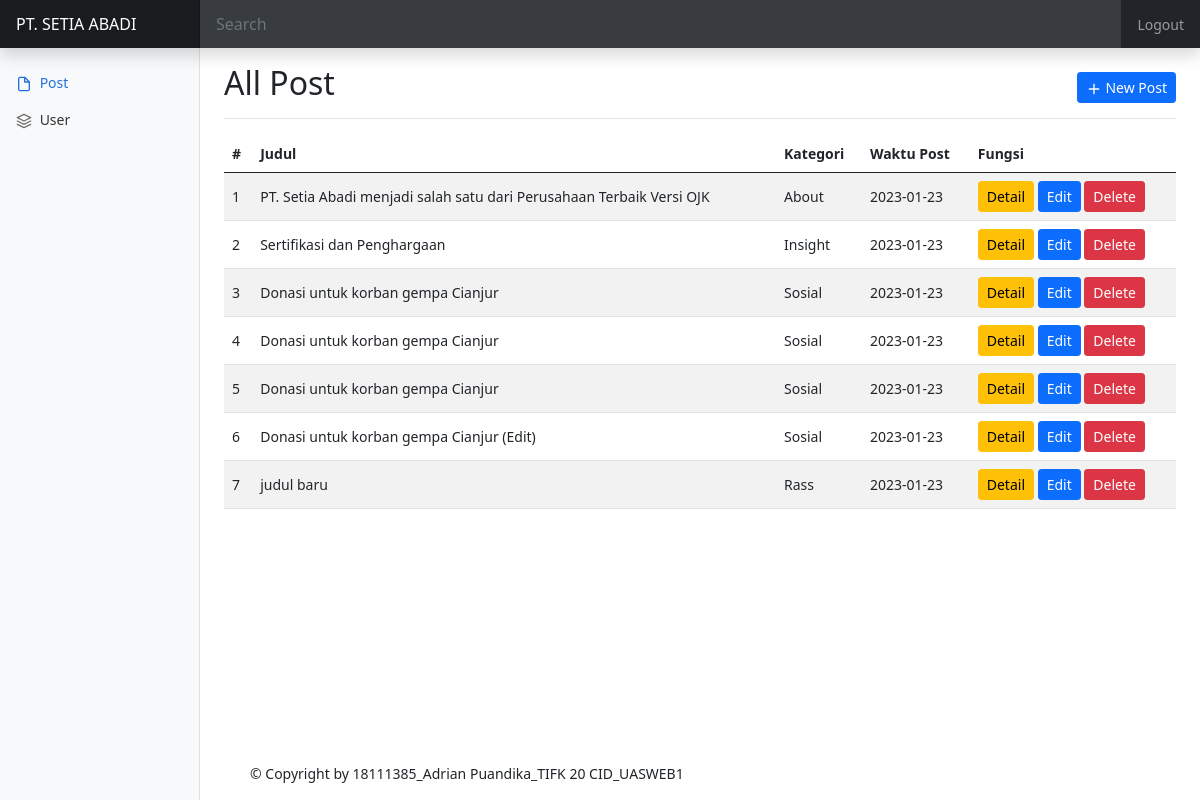
Screenshot of /page/admin.php (signed in) with the database file from the repository.
### tables this page shows
CREATE TABLE `post` (
  `id` bigint(20) NOT NULL,
  `user_id` bigint(20) NOT NULL,
  `judul` varchar(100) DEFAULT NULL,
  `konten` text DEFAULT NULL,
  `kategori` varchar(100) DEFAULT NULL,
  `created_at` date DEFAULT NULL
);

### page/admin.php (the view, shortened to what this page needs)
<?php require_once 'session.php'; require_once 'koneksi.php'; ?>
<!doctype html>
<html lang="en">
  <head>
    <link href="../css/bootstrap2.min.css" rel="stylesheet">
    <link href="../css/dashboard.css" rel="stylesheet">
  </head>
  <body>
<header class="navbar navbar-dark sticky-top bg-dark flex-md-nowrap p-0 shadow">
  <a class="navbar-brand col-md-3 col-lg-2 me-0 px-3" href="#">PT. SETIA ABADI</a>
  <input class="form-control form-control-dark w-100" type="text" placeholder="Search" aria-label="Search">
  <div class="navbar-nav">
    <div class="nav-item text-nowrap">
      <a class="nav-link px-3" href="logout.php">Logout</a>
    </div>
  </div>
</header>
<div class="container-fluid">
  <div class="row">
    <nav id="sidebarMenu" class="col-md-3 col-lg-2 d-md-block bg-light sidebar collapse">
      <div class="position-sticky pt-3">
        <ul class="nav flex-column">
          <li class="nav-item">
            <a class="nav-link active" href="admin.php">
              <span data-feather="file"></span>
              Post
            </a>
          </li>
          <li class="nav-item">
            <a class="nav-link" href="user.php">
              <span data-feather="layers"></span>
              User
            </a>
          </li>
        </ul>
      </div>
    </nav>
    <main class="col-md-9 ms-sm-auto col-lg-10 px-md-4">
      <div class="d-flex justify-content-between flex-wrap flex-md-nowrap align-items-center pt-3 pb-2 mb-3 border-bottom">
        <h1 class="h2">All Post</h1>
        <a class="btn btn-sm btn-primary" href="new.php">
              <span data-feather="plus"></span>
              New Post
        </a>
      </div>
      <div class="table-responsive">
        <table class="table table-striped">
          <thead>
            <tr>
              <th scope="col">#</th>
              <th scope="col">Judul</th>
              <th scope="col">Kategori</th>
              <th scope="col">Waktu Post</th>
              <th scope="col">Fungsi</th>
            </tr>
          </thead>
          <tbody>
          <?php
          $query = "SELECT * FROM post WHERE user_id=:user_id";
          $statement = $connect->prepare($query);
          $statement->execute(
              array(
                  'user_id'     =>     $_SESSION['user_id']
              )
          );
          $i = 1;
          while ($row = $statement->fetch(PDO::FETCH_ASSOC))
          {
          ?>
              <tr>
                  <td style="vertical-align: middle;"><?=$i?></td>
                  <td style="vertical-align: middle;"><?=$row['judul']?></td>
                  <td style="vertical-align: middle;"><?=$row['kategori']?></td>
                  <td style="vertical-align: middle;"><?=$row['created_at']?></td>
                  <td style="vertical-align: middle;">
                      <a class="btn btn-sm btn-warning" href="detail.php?id=<?=$row['id']?>">Detail</a>
                      <a class="btn btn-sm btn-primary" href="edit.php?id=<?=$row['id']?>">Edit</a>
                      <a onclick="return confirm('Yakin akan menghapus data?')" class="btn btn-sm btn-danger" href="delete_post.php?id=<?=$row['id']?>">Delete</a>
                  </td>
              </tr>
          <?php
              $i++;
          }
          ?>
          </tbody>
        </table>
      </div>
      <br><br><br>
      <footer class="blog-footer" style="position: absolute;bottom: 0; left: 250px;">
      <p>&copy; Copyright by 18111385_Adrian Puandika_TIFK 20 CID_UASWEB1</p>
    </footer>
    </main>
  </div>
</div>
  </body>
</html>

### css/dashboard.css (style rules this page uses)
body { font-size: .875rem; }
.feather { width: 16px; height: 16px; vertical-align: text-bottom; }
.sidebar { position: fixed; top: 0; bottom: 0; left: 0; z-index: 100; padding: 48px 0 0; box-shadow: inset -1px 0 0 rgba(0, 0, 0, .1); }
.sidebar .nav-link { font-weight: 500; color: #333; }
.sidebar .nav-link .feather { margin-right: 4px; color: #727272; }
.sidebar .nav-link.active { color: #2470dc; }
.sidebar .nav-link:hover .feather, .sidebar .nav-link.active .feather { color: inherit; }
.navbar-brand { padding-top: .75rem; padding-bottom: .75rem; font-size: 1rem; background-color: rgba(0, 0, 0, .25); box-shadow: inset -1px 0 0 rgba(0, 0, 0, .25); }
.navbar .form-control { padding: .75rem 1rem; border-width: 0; border-radius: 0; }
.form-control-dark { color: #fff; background-color: rgba(255, 255, 255, .1); border-color: rgba(255, 255, 255, .1); }

### rows the page displays
post: judul "PT. Setia Abadi menjadi salah satu dari Perusahaan Terbaik Versi OJK", kategori "About", created_at "2023-01-23"
post: judul "Sertifikasi dan Penghargaan", kategori "Insight", created_at "2023-01-23"
post: judul "Donasi untuk korban gempa Cianjur", kategori "Sosial", created_at "2023-01-23"
post: judul "Donasi untuk korban gempa Cianjur", kategori "Sosial", created_at "2023-01-23"
post: judul "Donasi untuk korban gempa Cianjur", kategori "Sosial", created_at "2023-01-23"
post: judul "Donasi untuk korban gempa Cianjur (Edit)", kategori "Sosial", created_at "2023-01-23"
post: judul "judul baru", kategori "Rass", created_at "2023-01-23"
